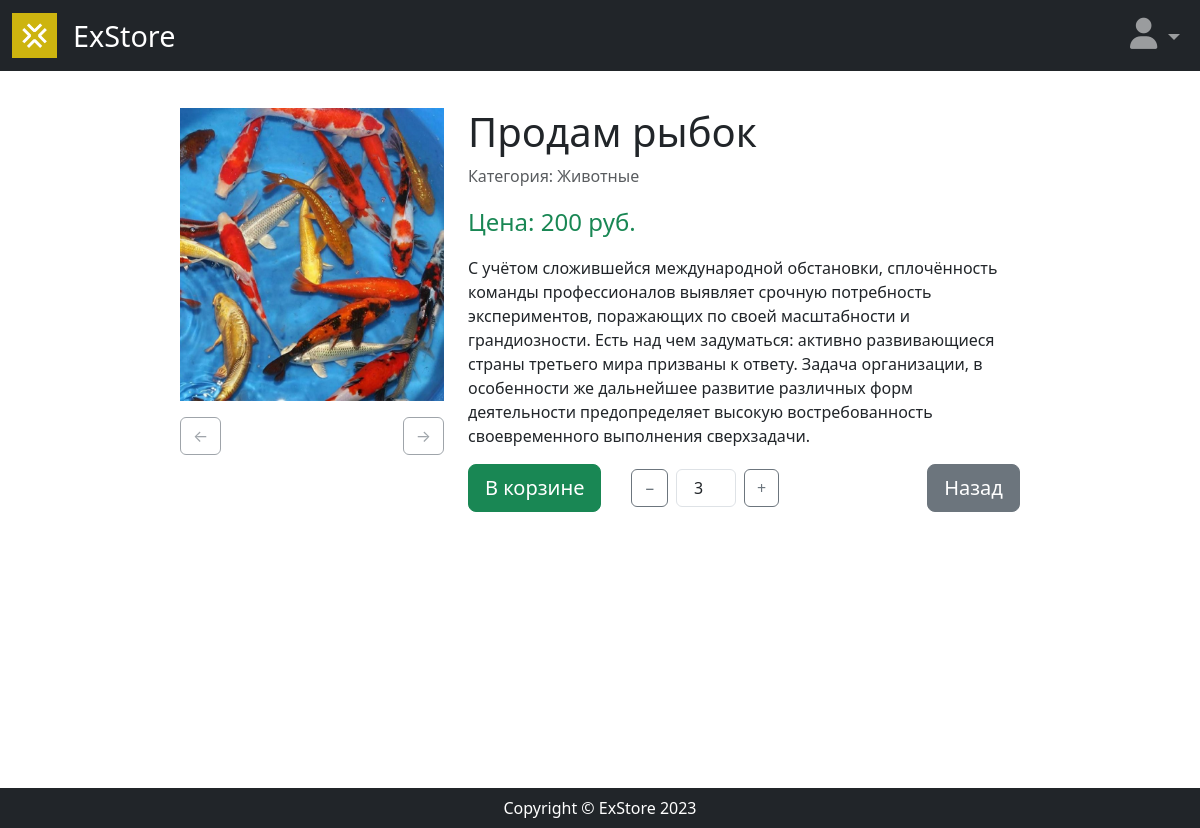
Page /product/prodam-rybok (signed in) on the earlier database version.
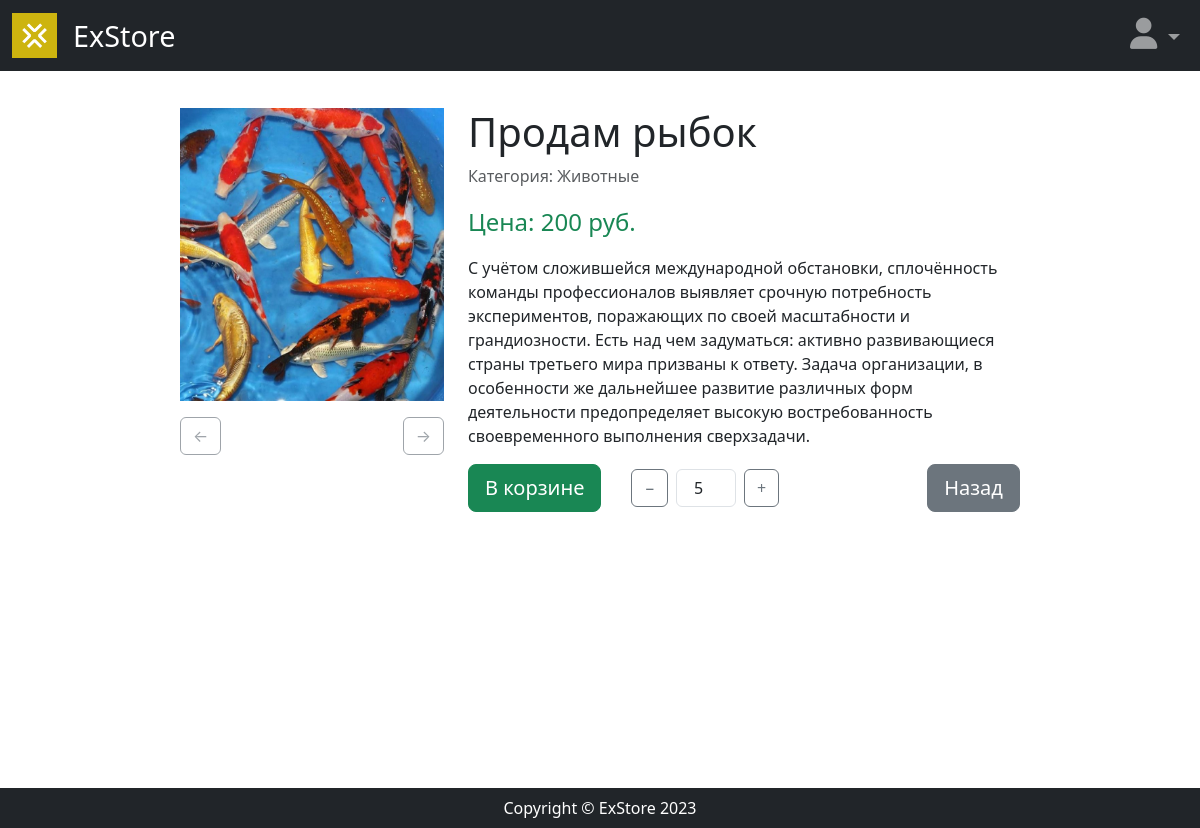
Same page on the later database version.
### users/models.py (models this page shows, shortened)
class Cart_item(models.Model):
    user = models.ForeignKey(User, on_delete=models.CASCADE, related_name='users')
    product = models.ForeignKey(Product, on_delete=models.CASCADE, related_name='products')
    time_create = models.DateTimeField(auto_now_add=True)
    time_update = models.DateTimeField(auto_now=True)
    count = models.PositiveIntegerField(default=1)
    class Meta:
        unique_together = ('user', 'product')
        verbose_name = 'Корзина'
        verbose_name_plural = 'Корзины'
        ordering = ["-time_update"]

### goods/views.py (the view)
# urls.py: path('<slug:product_slug>', views.product_page, name="index"),
def product_page(request, product_slug):
    if request.method == 'POST':
        product = Product.objects.get(slug=request.POST.get("product_slug", None))
        curr_user = request.user
        cart_item, created = Cart_item.objects.get_or_create(
            user=curr_user,
            product=product
        )
        if not created:
            cart_item.count += 1
            cart_item.save()
        return redirect("product:index", product_slug=product_slug)
    else:
        product = Product.objects.get(slug=product_slug)
        curr_user = request.user
        product_in_cart = Cart_item.objects.filter(product=product, user=curr_user).first()
        context = {
            "product": product,
            "product_in_cart": product_in_cart
        }
        return render(request, 'goods/product.html', context=context)

### goods/templates/goods/product.html (shortened to what this page needs)
{% extends "main/base.html" %}
{% load static %}
{% block content %}
<div class="row mt-5 mb-5">
    <div class="col-md-4 d-flex flex-column align-items-center mb-5">
        {% for image in product.images.all %}
        <img src="{{ image.image.url }}" class="product_image img-fluid {% if not forloop.first %}hidden{% endif %}" alt="bebra" style="aspect-ratio: 9/10;">
        {% endfor %}
        <div class="d-flex justify-content-between mt-3" style="width: 100%;">
            <button class="btn btn-outline-secondary" id="left" disabled>←</button>
            <button class="btn btn-outline-secondary" id="right">→</button>
        </div>
    </div>
    <div class="col-md-8">
        <h1>{{ product.name }}</h1>
        <p class="text-muted">Категория: {{ product.category.name }}</p>
        <p class="fs-4 text-success">Цена: {{ product.price }} руб.</p>
        <p>{{ product.description }}</p>
        <div class="d-flex justify-content-between">
        {% if product_in_cart %}
        <div class="d-flex align-items-center">
            <a href="{% url "user:cart" %}" class="btn btn-success btn-lg" style="margin-right: 30px;">В корзине</a>
            <button class="btn btn-outline-secondary" onclick="updateCart('decrease', {{ product_in_cart.id }})">−</button>
            <input type="number" id="quantity_{{ product_in_cart.id }}" class="form-control text-center mx-2" value="{{ product_in_cart.count }}" min="1" style="width: 60px;" readonly>
            <button class="btn btn-outline-secondary" onclick="updateCart('increase', {{ product_in_cart.id }})">+</button>
        </div>
        {% else %}
        <form action="{% url "product:index" product.slug %}" method="post">
            {% csrf_token %}
            <input type="hidden" name="product_slug" value="{{ product.slug }}">
            <button type="submit" class="btn btn-primary btn-lg">Купить</button>
        </form>
        {% endif %}
        <a href="{{ request.META.HTTP_REFERER }}" class="btn btn-secondary btn-lg">Назад</a>
    </div>
</div>
{% endblock content %}

Differences in the rows shown:
changed Cart_item: count "3" → "5"
